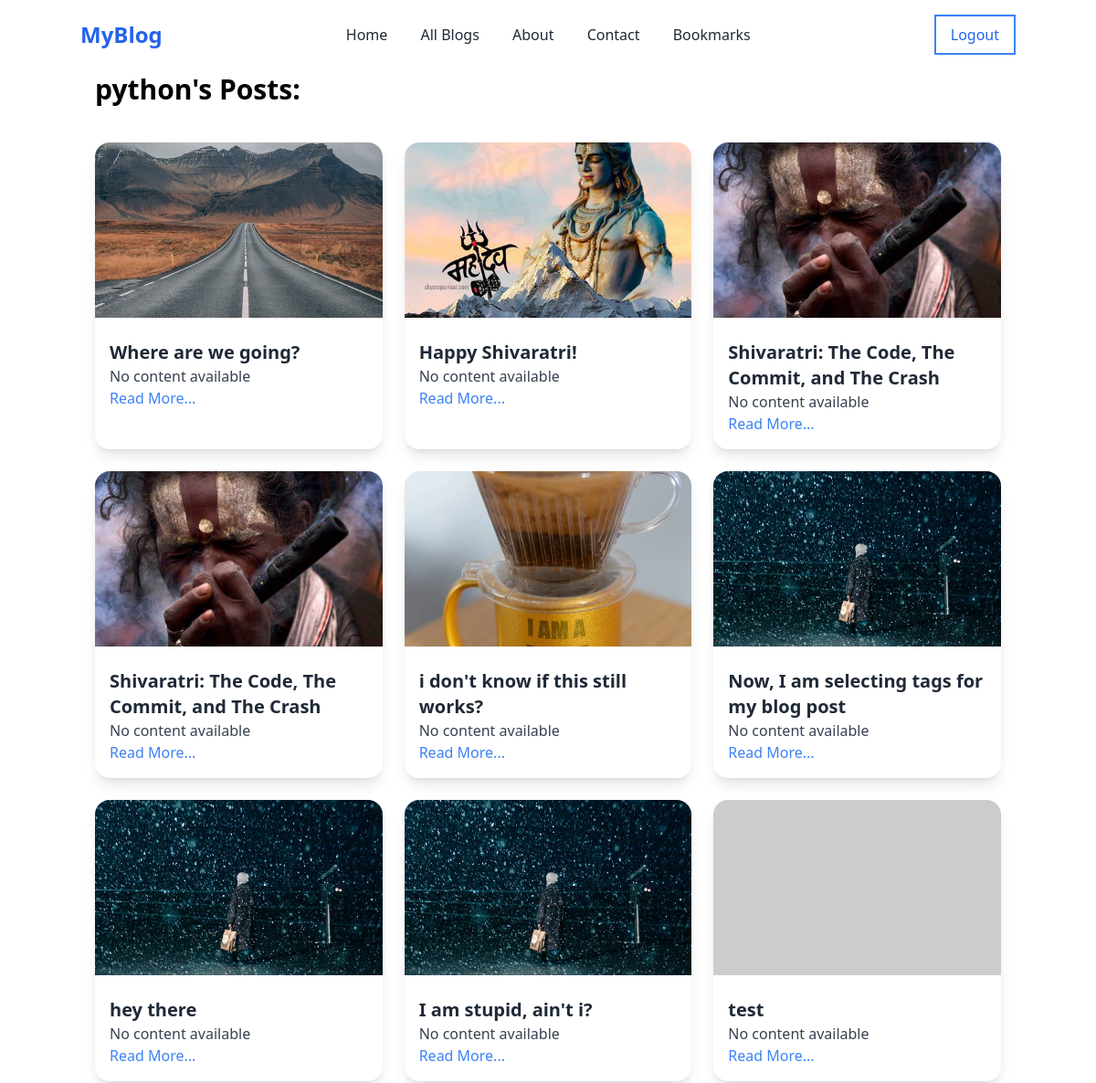
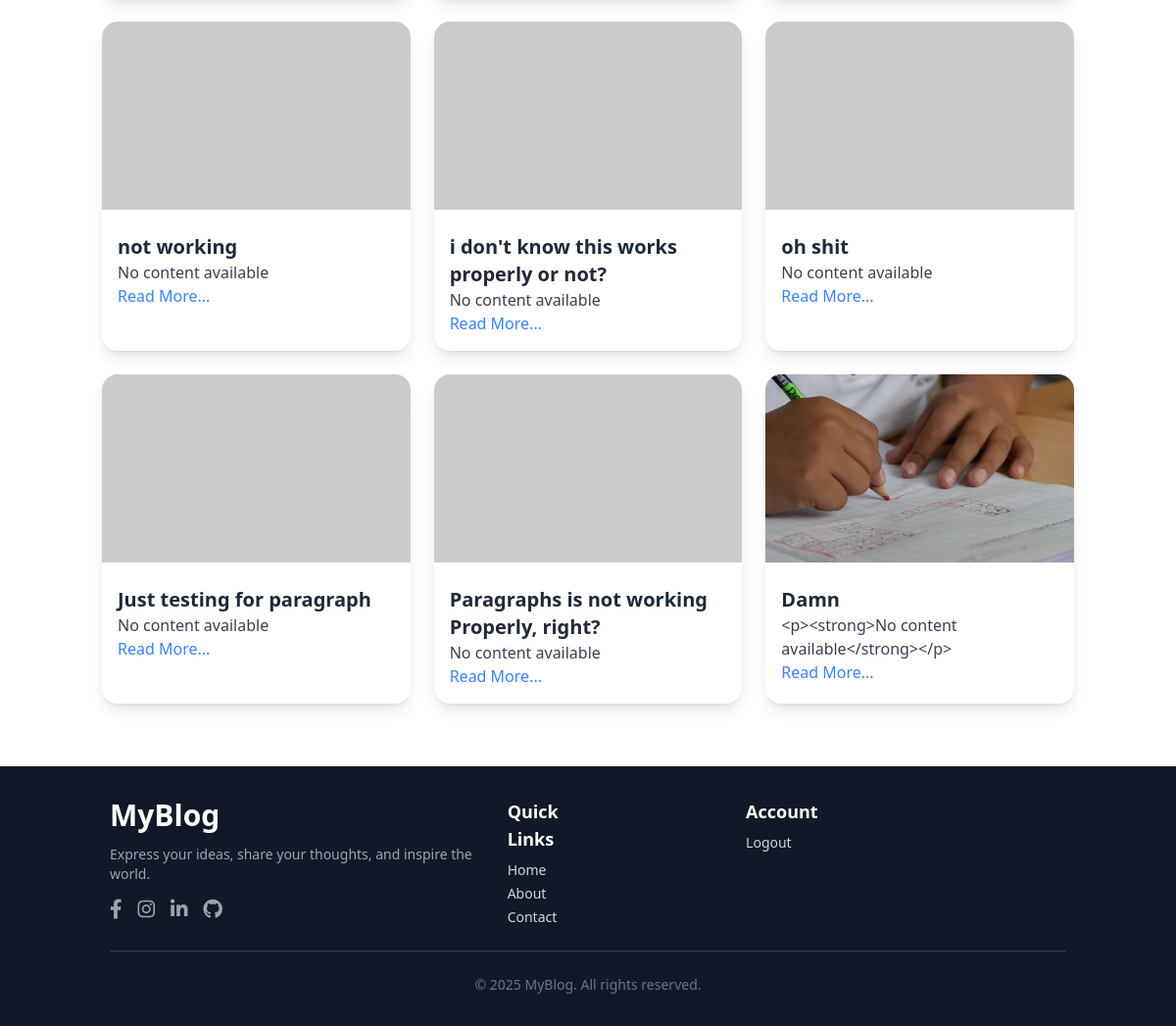
/author/python/ (signed in), run on the app's committed database (2 pictures, top to bottom).
### blog/models.py (models this page shows, shortened)
class Post(models.Model):
    title=models.CharField(max_length=200)
    content=RichTextField()
    author=models.CharField(max_length=100)
    created_at=models.DateTimeField(auto_now_add=True)
    updated_at=models.DateTimeField(auto_now=True)
    image = models.ImageField(upload_to='blog_images/', null=True, blank=True)
    tags = models.ManyToManyField(Tag, related_name='posts', blank=True)
    views = models.PositiveIntegerField(default=0)

### blog/views.py (the view)
# urls.py: path('author/<str:username>/', views.author_posts, name='author_posts'),
def author_posts(request, username):
    author = get_object_or_404(User, username=username)
    posts = Post.objects.filter(author=author.username)  # Filter by author username
    return render(request, 'author_posts.html', {'author': author, 'posts': posts})

### blog/templates/author_posts.html (shortened to what this page needs)
{% extends 'base.html' %}
{% block content %}
<div class="container mx-auto pt-20 px-4">
    <h1 class="text-left text-3xl font-bold text-black-900 mb-10">{{author.username}}'s Posts:</h1>
<div class="grid md:grid-cols-3 gap-6">
    {% for post in posts %}
    <div class="bg-white rounded-2xl shadow-lg overflow-hidden transition-transform transform hover:scale-105 hover:shadow-xl">
        {% if post.image %}
        <img src="{{ post.image.url }}" alt="Post Image" class="w-full h-48 object-cover">
        {% else %}
        <img src="https://via.placeholder.com/300" alt="No Image" class="w-full h-48 object-cover">
        {% endif %}
        <div class="p-4">
            <h2 class="text-xl font-semibold text-gray-800 mt-2">{{ post.title }}</h2>
            <p class="text-gray-700">{{ post.content|truncatechars:100 }}</p>
            <a href="{% url 'blog' post.id %}" class="text-blue-500 hover:underline">Read More...</a>
        </div>
    </div>
    {% empty %}
    <p class="col-span-3 text-center text-gray-500">No posts available.</p>
    {% endfor %}
</div>
</div>
{% endblock %}

### blog/templates/base.html (style rules this page uses)
html { scroll-behavior: smooth; }

### data on the page
Post: image (picture), title "Where are we going?", content "No content available"
Post: image (picture), title "Happy Shivaratri!", content "No content available"
Post: image (picture), title "Shivaratri: The Code, The Commit, and The Crash", content "No content available"
Post: image (picture), title "Shivaratri: The Code, The Commit, and The Crash", content "No content available"
Post: image (picture), title "i don't know if this still works?", content "No content available"
Post: image (picture), title "Now, I am selecting tags for my blog post", content "No content available"
Post: image (picture), title "hey there", content "No content available"
Post: image (picture), title "I am stupid, ain't i?", content "No content available"
Post: title "test", content "No content available"
Post: title "not working", content "No content available"
Post: title "i don't know this works properly or not?", content "No content available"
Post: title "oh shit", content "No content available"
Post: title "Just testing for paragraph", content "No content available"
Post: title "Paragraphs is not working Properly, right?", content "No content available"
Post: image (picture), title "Damn", content "<p><strong>No content available</strong></p>"

### other printed values
{{ author.username }} "python"
